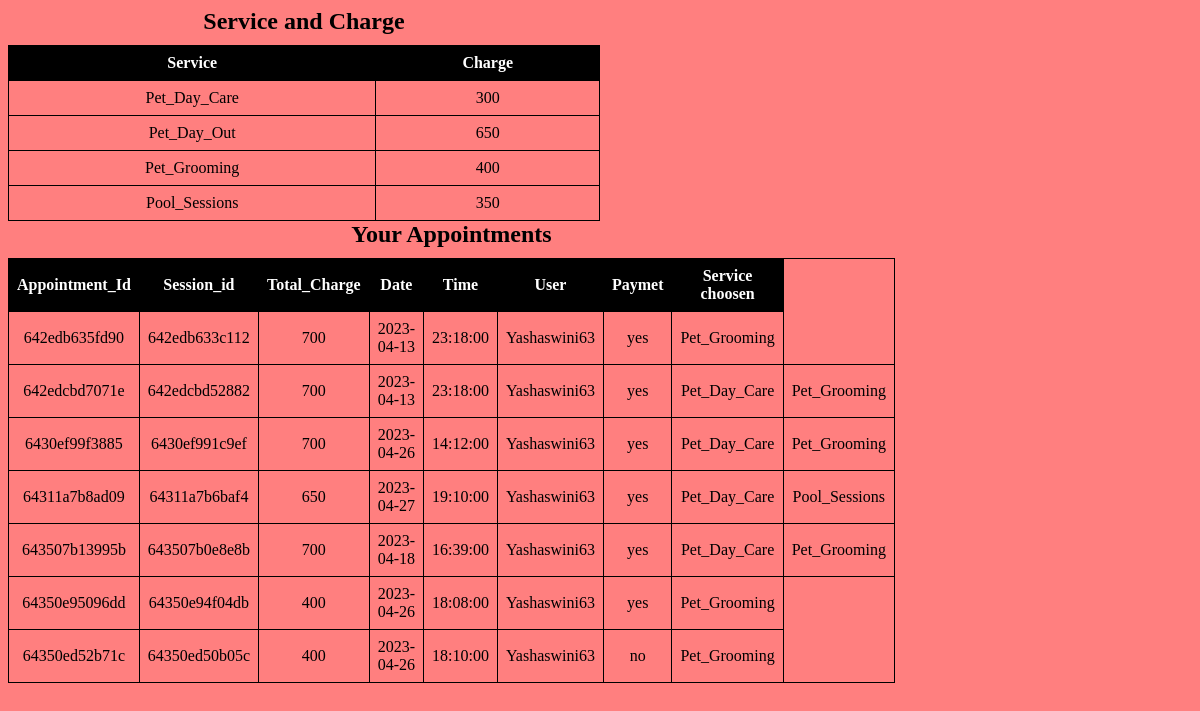
The page /PetSpace/appointment.php on the database its author committed.
### tables this page shows
CREATE TABLE `services` (
  `Service_Name` varchar(30) NOT NULL,
  `Per_Service_Charge` int(30) NOT NULL
);

CREATE TABLE `appointment` (
  `Appointment_Id` varchar(30) NOT NULL,
  `Total_Charge` int(30) NOT NULL,
  `Date` date NOT NULL,
  `Time` time NOT NULL,
  `User` varchar(30) NOT NULL,
  `Session_Id` varchar(30) NOT NULL,
  `Payment` varchar(30) NOT NULL
);

CREATE TABLE `service_registration` (
  `Sl_no` int(30) NOT NULL,
  `Session_Id` varchar(30) NOT NULL,
  `Service` varchar(30) NOT NULL,
  `User` varchar(30) NOT NULL
);

### PetSpace/appointment.php (the view, shortened to what this page needs)
<!DOCTYPE html>
<html>
    <head>
        <link rel="stylesheet" href="Styles/appointment.css">
    </head>
    <body>
        <?php
        $con = mysqli_connect("localhost", "root", "", "petspace");
        $sql = "select * from services";
        $result = mysqli_query($con, $sql);
        echo "<table style='width:50%' border='1' text-align='center'>
                        <caption> Service and Charge </caption>
                        <tr>
                        <th>Service</th>
                        <th>Charge</th>
                        </tr>";
        if (mysqli_num_rows($result) > 0) {
            while ($row = mysqli_fetch_assoc($result)) {
                echo "<tr>";
                echo "<td><center>" . $row["Service_Name"] . "</center></td>";
                echo "<td><center>" . $row["Per_Service_Charge"] . "</center></td>";
            }
        } else {
            echo '<script>alert("error");</script>';
        }
        $sql = "select * from appointment";
        $result = mysqli_query($con, $sql);
        echo "<table style='width:50%' border='1'>
                        <caption> Your Appointments </caption>
                        <tr>
                        <th>Appointment_Id</th>
                        <th> Session_id </th>
                        <th>Total_Charge</th>
                        <th>Date</th>
                        <th>Time</th>
                        <th>User</th>
                        <th>Paymet</th>
                        <th>Service choosen </th>
                        </tr>";
        if (mysqli_num_rows($result) > 0) {
            while ($row = mysqli_fetch_assoc($result)) {
                echo "<tr>";
                echo "<td><center>" . $row["Appointment_Id"] . "</center></td>";
                echo "<td><center>" . $row["Session_Id"] . "</center></td>";
                echo "<td><center>" . $row["Total_Charge"] . "</center></td>";
                echo "<td><center>" . $row["Date"] . "</center></td>";
                echo "<td><center>" . $row["Time"] . "</center></td>";
                echo "<td><center>" . $row["User"] . "</center></td>";
                echo "<td><center>" . $row["Payment"] . "</center></td>";
                $session_id = $row["Session_Id"];
                $sql1 = "select Service from service_registration where Session_Id='$session_id'";
                $result1 = mysqli_query($con, $sql1);
                while ($row0 = mysqli_fetch_assoc($result1)) {
                    echo "<td><center>" . $row0["Service"] . "</center></td>";
                    continue;
                }
            }
        } else {
            echo '<script>alert("error");</script>';
        }
        ?>
    </body>
</html>

### PetSpace/Styles/appointment.css (style rules this page uses)
body { background-color: rgba(255, 0, 0, 0.5); }
table { width: 50%; border: 1px solid black; border-collapse: collapse; text-align:center; }
th, td { text-align: center; padding: 8px; border: 1px solid black; color: black; }
th { background-color: black; color: white; }
caption { font-size: 24px; font-weight: bold; margin-bottom: 10px; }

### rows shown on the page
services: Service_Name "Pet_Day_Care", Per_Service_Charge "300"
services: Service_Name "Pet_Day_Out", Per_Service_Charge "650"
services: Service_Name "Pet_Grooming", Per_Service_Charge "400"
services: Service_Name "Pool_Sessions", Per_Service_Charge "350"
appointment: Appointment_Id "642edb635fd90", Session_Id "642edb633c112", Total_Charge "700", Date "2023-04-13", Time "23:18:00", User "Yashaswini63", Payment "yes"
service_registration: Service "Pet_Grooming"
appointment: Appointment_Id "642edcbd7071e", Session_Id "642edcbd52882", Total_Charge "700", Date "2023-04-13", Time "23:18:00", User "Yashaswini63", Payment "yes"
service_registration: Service "Pet_Day_Care"
service_registration: Service "Pet_Grooming"
appointment: Appointment_Id "6430ef99f3885", Session_Id "6430ef991c9ef", Total_Charge "700", Date "2023-04-26", Time "14:12:00", User "Yashaswini63", Payment "yes"
service_registration: Service "Pet_Day_Care"
service_registration: Service "Pet_Grooming"
appointment: Appointment_Id "64311a7b8ad09", Session_Id "64311a7b6baf4", Total_Charge "650", Date "2023-04-27", Time "19:10:00", User "Yashaswini63", Payment "yes"
service_registration: Service "Pet_Day_Care"
service_registration: Service "Pool_Sessions"
appointment: Appointment_Id "643507b13995b", Session_Id "643507b0e8e8b", Total_Charge "700", Date "2023-04-18", Time "16:39:00", User "Yashaswini63", Payment "yes"
service_registration: Service "Pet_Day_Care"
service_registration: Service "Pet_Grooming"
appointment: Appointment_Id "64350e95096dd", Session_Id "64350e94f04db", Total_Charge "400", Date "2023-04-26", Time "18:08:00", User "Yashaswini63", Payment "yes"
service_registration: Service "Pet_Grooming"
appointment: Appointment_Id "64350ed52b71c", Session_Id "64350ed50b05c", Total_Charge "400", Date "2023-04-26", Time "18:10:00", User "Yashaswini63", Payment "no"
service_registration: Service "Pet_Grooming"
